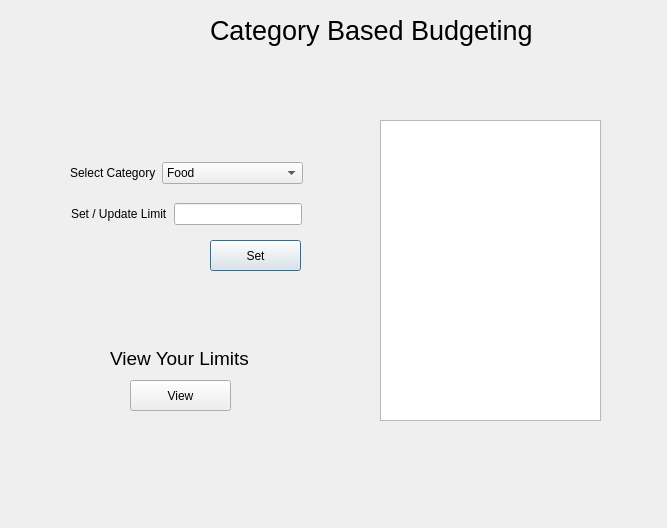
<?xml version="1.0" encoding="UTF-8"?>
<ui version="4.0">
 <class>categorybudgeting</class>
 <widget class="QDialog" name="categorybudgeting">
  <property name="geometry">
   <rect>
    <x>0</x>
    <y>0</y>
    <width>667</width>
    <height>528</height>
   </rect>
  </property>
  <property name="windowTitle">
   <string>Dialog</string>
  </property>
  <widget class="QTableView" name="tableView">
   <property name="geometry">
    <rect>
     <x>380</x>
     <y>120</y>
     <width>221</width>
     <height>301</height>
    </rect>
   </property>
  </widget>
  <widget class="QPushButton" name="setlimitbtn">
   <property name="geometry">
    <rect>
     <x>210</x>
     <y>240</y>
     <width>91</width>
     <height>31</height>
    </rect>
   </property>
   <property name="text">
    <string>Set</string>
   </property>
  </widget>
  <widget class="QLabel" name="label_3">
   <property name="geometry">
    <rect>
     <x>210</x>
     <y>0</y>
     <width>391</width>
     <height>61</height>
    </rect>
   </property>
   <property name="font">
    <font>
     <pointsize>20</pointsize>
    </font>
   </property>
   <property name="text">
    <string>Category Based Budgeting</string>
   </property>
  </widget>
  <widget class="QWidget" name="layoutWidget">
   <property name="geometry">
    <rect>
     <x>70</x>
     <y>160</y>
     <width>233</width>
     <height>26</height>
    </rect>
   </property>
   <layout class="QHBoxLayout" name="horizontalLayout">
    <item>
     <widget class="QLabel" name="label">
      <property name="text">
       <string>Select Category</string>
      </property>
     </widget>
    </item>
    <item>
     <widget class="QComboBox" name="categorycomboBox">
      <item>
       <property name="text">
        <string>Food</string>
       </property>
      </item>
      <item>
       <property name="text">
        <string>Entertainment</string>
       </property>
      </item>
      <item>
       <property name="text">
        <string>Travelling</string>
       </property>
      </item>
      <item>
       <property name="text">
        <string>Clothing</string>
       </property>
      </item>
      <item>
       <property name="text">
        <string>Education Equipment</string>
       </property>
      </item>
      <item>
       <property name="text">
        <string>University Fees</string>
       </property>
      </item>
      <item>
       <property name="text">
        <string>Other</string>
       </property>
      </item>
     </widget>
    </item>
   </layout>
  </widget>
  <widget class="QWidget" name="layoutWidget">
   <property name="geometry">
    <rect>
     <x>71</x>
     <y>201</y>
     <width>231</width>
     <height>26</height>
    </rect>
   </property>
   <layout class="QHBoxLayout" name="horizontalLayout_2">
    <item>
     <widget class="QLabel" name="label_2">
      <property name="text">
       <string>Set / Update Limit</string>
      </property>
     </widget>
    </item>
    <item>
     <widget class="QLineEdit" name="lineEdit"/>
    </item>
   </layout>
  </widget>
  <widget class="QPushButton" name="pushButton">
   <property name="geometry">
    <rect>
     <x>130</x>
     <y>380</y>
     <width>101</width>
     <height>31</height>
    </rect>
   </property>
   <property name="text">
    <string>View</string>
   </property>
  </widget>
  <widget class="QLabel" name="label_4">
   <property name="geometry">
    <rect>
     <x>110</x>
     <y>350</y>
     <width>141</width>
     <height>16</height>
    </rect>
   </property>
   <property name="font">
    <font>
     <pointsize>14</pointsize>
    </font>
   </property>
   <property name="text">
    <string>View Your Limits</string>
   </property>
  </widget>
 </widget>
 <resources/>
 <connections/>
</ui>
